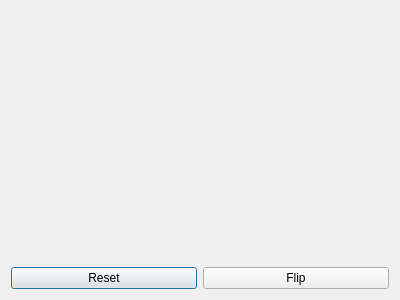
<?xml version="1.0" encoding="UTF-8"?>
<ui version="4.0">
 <class>Dialog</class>
 <widget class="QDialog" name="Dialog">
  <property name="geometry">
   <rect>
    <x>0</x>
    <y>0</y>
    <width>400</width>
    <height>300</height>
   </rect>
  </property>
  <property name="windowTitle">
   <string>Dialog</string>
  </property>
  <layout class="QGridLayout" name="gridLayout">
   <item row="1" column="0">
    <widget class="QPushButton" name="m_btnReset">
     <property name="text">
      <string>Reset</string>
     </property>
    </widget>
   </item>
   <item row="1" column="1">
    <widget class="QPushButton" name="m_btnFlip">
     <property name="text">
      <string>Flip</string>
     </property>
    </widget>
   </item>
   <item row="0" column="0" colspan="2">
    <widget class="CKEColormapBar" name="m_colorBar" native="true"/>
   </item>
  </layout>
 </widget>
 <layoutdefault spacing="6" margin="11"/>
 <customwidgets>
  <customwidget>
   <class>CKEColormapBar</class>
   <extends>QWidget</extends>
   <header>kecolormapbar.h</header>
   <container>1</container>
  </customwidget>
 </customwidgets>
 <resources/>
 <connections/>
</ui>
